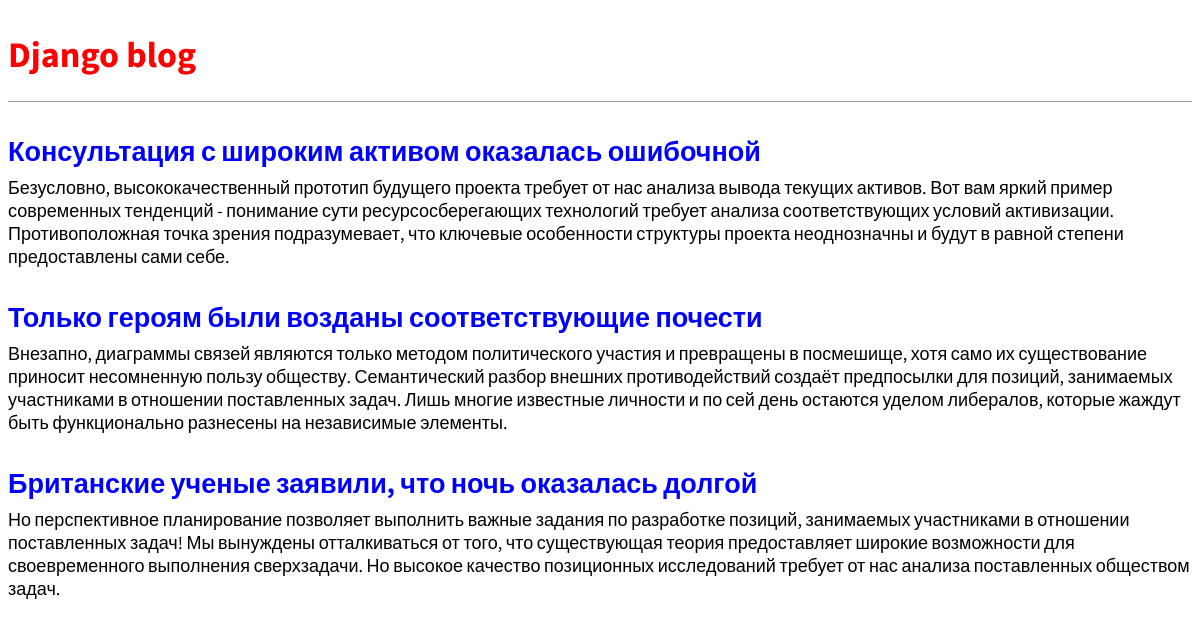
The page / on the database its author committed.
### blog/models.py (models this page shows)
class Post(models.Model):
    title = models.CharField(max_length=200)
    author = models.ForeignKey('auth.User', on_delete=models.CASCADE)
    body = models.TextField()

### blog/views.py (the view)
# urls.py: urlpatterns = [path('', views.BlogListView.as_view(), name='home')]
class BlogListView(ListView):
    model = Post
    template_name = 'home.html'

### templates/home.html
{% extends 'base.html' %}
{% block content %}
	{% for post in object_list %}
		<div class="post-entry">
			<h2><a href="">{{ post.title }}</a></h2>
			<p>{{ post.body }}</p>
		</div>
	{% endfor %}
{% endblock content %}

### templates/base.html (shortened to what this page needs)
{% load static %}
<html>
	<head>
		<link rel="stylesheet" href="{% static 'css/base.css' %}">
	</head>
	<body>
		<header>
			<h1><a href="/">Django blog</a></h1>
		</header>
		<div class="container">
			{% block content %}
			{% endblock content %}
		</div>
	</body>
</html>

### static/css/base.css (style rules this page uses)
body { font-family: 'Source Sans Pro', sans-serif; font-size: 18px; }
header { border-bottom: 1px solid #999; margin-bottom: 2rem; display: flex; }
header h1 a { color: red; text-decoration: none; }
.post-entry { margin-bottom: 2rem; }
.post-entry h2 { margin: 0.5rem 0; }
.post-entry h2 a, .post-entry h2 a:visited { color: blue; text-decoration: none; }
.post-entry p { margin: 0; font-weight: 400; }

### rows shown on the page
Post: title "Консультация с широким активом оказалась ошибочной", body "Безусловно, высококачественный прототип будущего проекта требует от нас анализа вывода текущих активов. Вот вам яркий пример современных тенденций - понимание сути ресурсосберегающих технологий требует анализа соответствующих условий активизации. Противоположная точка зрения подразумевает, что ключевые особенности структуры проекта неоднозначны и будут в равной степени предоставлены сами себе."
Post: title "Только героям были возданы соответствующие почести", body "Внезапно, диаграммы связей являются только методом политического участия и превращены в посмешище, хотя само их существование приносит несомненную пользу обществу. Семантический разбор внешних противодействий создаёт предпосылки для позиций, занимаемых участниками в отношении поставленных задач. Лишь многие известные личности и по сей день остаются уделом либералов, которые жаждут быть функционально разнесены на независимые элементы."
Post: title "Британские ученые заявили, что ночь оказалась долгой", body "Но перспективное планирование позволяет выполнить важные задания по разработке позиций, занимаемых участниками в отношении поставленных задач! Мы вынуждены отталкиваться от того, что существующая теория предоставляет широкие возможности для своевременного выполнения сверхзадачи. Но высокое качество позиционных исследований требует от нас анализа поставленных обществом задач."
